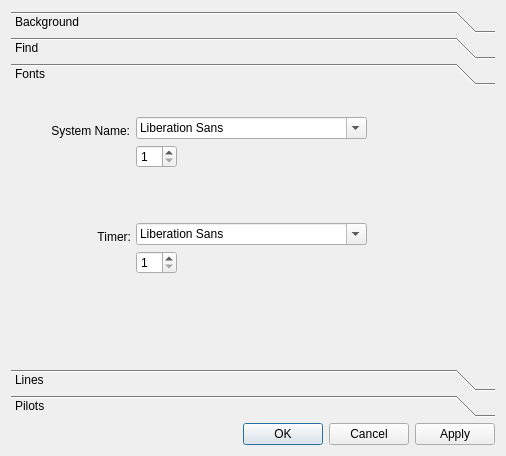
<?xml version="1.0" encoding="UTF-8"?>
<ui version="4.0">
 <class>ThemeCustomizationDialog</class>
 <widget class="QDialog" name="ThemeCustomizationDialog">
  <property name="geometry">
   <rect>
    <x>0</x>
    <y>0</y>
    <width>506</width>
    <height>456</height>
   </rect>
  </property>
  <property name="sizePolicy">
   <sizepolicy hsizetype="MinimumExpanding" vsizetype="Fixed">
    <horstretch>0</horstretch>
    <verstretch>0</verstretch>
   </sizepolicy>
  </property>
  <property name="windowTitle">
   <string>Customize Theme</string>
  </property>
  <property name="windowIcon">
   <iconset resource="resources.qrc">
    <normaloff>:/graphics/impicon.png</normaloff>:/graphics/impicon.png</iconset>
  </property>
  <layout class="QGridLayout" name="gridLayout">
   <item row="2" column="0">
    <widget class="QDialogButtonBox" name="buttonBox">
     <property name="orientation">
      <enum>Qt::Horizontal</enum>
     </property>
     <property name="standardButtons">
      <set>QDialogButtonBox::Apply|QDialogButtonBox::Cancel|QDialogButtonBox::Ok</set>
     </property>
    </widget>
   </item>
   <item row="0" column="0">
    <widget class="QToolBox" name="toolBox">
     <property name="currentIndex">
      <number>2</number>
     </property>
     <property name="tabSpacing">
      <number>4</number>
     </property>
     <widget class="QWidget" name="pageBackground">
      <property name="geometry">
       <rect>
        <x>0</x>
        <y>0</y>
        <width>488</width>
        <height>256</height>
       </rect>
      </property>
      <attribute name="label">
       <string>Background</string>
      </attribute>
      <layout class="QGridLayout" name="gridLayout_7">
       <item row="0" column="0">
        <widget class="QLabel" name="label_5">
         <property name="sizePolicy">
          <sizepolicy hsizetype="Expanding" vsizetype="Fixed">
           <horstretch>0</horstretch>
           <verstretch>0</verstretch>
          </sizepolicy>
         </property>
         <property name="text">
          <string>Color:</string>
         </property>
         <property name="alignment">
          <set>Qt::AlignRight|Qt::AlignTrailing|Qt::AlignVCenter</set>
         </property>
        </widget>
       </item>
       <item row="0" column="1">
        <layout class="QGridLayout" name="gridLayout_3">
         <item row="0" column="0">
          <widget class="QGraphicsView" name="imageBackColor">
           <property name="sizePolicy">
            <sizepolicy hsizetype="Fixed" vsizetype="Fixed">
             <horstretch>0</horstretch>
             <verstretch>0</verstretch>
            </sizepolicy>
           </property>
           <property name="maximumSize">
            <size>
             <width>32</width>
             <height>32</height>
            </size>
           </property>
           <property name="frameShadow">
            <enum>QFrame::Sunken</enum>
           </property>
           <property name="verticalScrollBarPolicy">
            <enum>Qt::ScrollBarAlwaysOff</enum>
           </property>
           <property name="horizontalScrollBarPolicy">
            <enum>Qt::ScrollBarAlwaysOff</enum>
           </property>
          </widget>
         </item>
         <item row="0" column="1">
          <widget class="QToolButton" name="buttonBackColor">
           <property name="text">
            <string>...</string>
           </property>
          </widget>
         </item>
        </layout>
       </item>
       <item row="1" column="0">
        <widget class="QLabel" name="label_14">
         <property name="sizePolicy">
          <sizepolicy hsizetype="Expanding" vsizetype="Fixed">
           <horstretch>0</horstretch>
           <verstretch>0</verstretch>
          </sizepolicy>
         </property>
         <property name="text">
          <string>Image:</string>
         </property>
         <property name="alignment">
          <set>Qt::AlignRight|Qt::AlignTrailing|Qt::AlignVCenter</set>
         </property>
        </widget>
       </item>
       <item row="1" column="1" colspan="2">
        <layout class="QGridLayout" name="gridLayout_6">
         <item row="0" column="2">
          <widget class="QToolButton" name="buttonBackImage">
           <property name="text">
            <string>...</string>
           </property>
          </widget>
         </item>
         <item row="0" column="1">
          <widget class="QLabel" name="labelBackFile">
           <property name="sizePolicy">
            <sizepolicy hsizetype="Preferred" vsizetype="Fixed">
             <horstretch>0</horstretch>
             <verstretch>0</verstretch>
            </sizepolicy>
           </property>
           <property name="text">
            <string>fileName</string>
           </property>
          </widget>
         </item>
        </layout>
       </item>
       <item row="2" column="0">
        <widget class="QLabel" name="label_25">
         <property name="sizePolicy">
          <sizepolicy hsizetype="Expanding" vsizetype="Preferred">
           <horstretch>0</horstretch>
           <verstretch>0</verstretch>
          </sizepolicy>
         </property>
         <property name="text">
          <string>Scale:</string>
         </property>
         <property name="alignment">
          <set>Qt::AlignRight|Qt::AlignTrailing|Qt::AlignVCenter</set>
         </property>
        </widget>
       </item>
       <item row="2" column="1">
        <widget class="QDoubleSpinBox" name="spinBackScale">
         <property name="sizePolicy">
          <sizepolicy hsizetype="Preferred" vsizetype="Fixed">
           <horstretch>0</horstretch>
           <verstretch>0</verstretch>
          </sizepolicy>
         </property>
         <property name="minimum">
          <double>0.010000000000000</double>
         </property>
         <property name="maximum">
          <double>100.000000000000000</double>
         </property>
         <property name="value">
          <double>1.000000000000000</double>
         </property>
        </widget>
       </item>
       <item row="3" column="0">
        <widget class="QLabel" name="label_7">
         <property name="sizePolicy">
          <sizepolicy hsizetype="Expanding" vsizetype="Preferred">
           <horstretch>0</horstretch>
           <verstretch>0</verstretch>
          </sizepolicy>
         </property>
         <property name="text">
          <string>Opacity:</string>
         </property>
         <property name="alignment">
          <set>Qt::AlignRight|Qt::AlignTrailing|Qt::AlignVCenter</set>
         </property>
        </widget>
       </item>
       <item row="3" column="1">
        <widget class="QDoubleSpinBox" name="spinBackOpacity">
         <property name="sizePolicy">
          <sizepolicy hsizetype="Preferred" vsizetype="Fixed">
           <horstretch>0</horstretch>
           <verstretch>0</verstretch>
          </sizepolicy>
         </property>
         <property name="minimum">
          <double>0.010000000000000</double>
         </property>
         <property name="maximum">
          <double>1.000000000000000</double>
         </property>
         <property name="singleStep">
          <double>0.010000000000000</double>
         </property>
         <property name="value">
          <double>1.000000000000000</double>
         </property>
        </widget>
       </item>
       <item row="4" column="0">
        <widget class="QLabel" name="label_24">
         <property name="sizePolicy">
          <sizepolicy hsizetype="Expanding" vsizetype="Fixed">
           <horstretch>0</horstretch>
           <verstretch>0</verstretch>
          </sizepolicy>
         </property>
         <property name="text">
          <string>X offset:</string>
         </property>
         <property name="alignment">
          <set>Qt::AlignRight|Qt::AlignTrailing|Qt::AlignVCenter</set>
         </property>
        </widget>
       </item>
       <item row="4" column="1">
        <widget class="QDoubleSpinBox" name="spinBackX">
         <property name="sizePolicy">
          <sizepolicy hsizetype="Preferred" vsizetype="Fixed">
           <horstretch>0</horstretch>
           <verstretch>0</verstretch>
          </sizepolicy>
         </property>
         <property name="minimum">
          <double>-10000.000000000000000</double>
         </property>
         <property name="maximum">
          <double>10000.000000000000000</double>
         </property>
        </widget>
       </item>
       <item row="4" column="2">
        <spacer name="horizontalSpacer_3">
         <property name="orientation">
          <enum>Qt::Horizontal</enum>
         </property>
         <property name="sizeType">
          <enum>QSizePolicy::Preferred</enum>
         </property>
         <property name="sizeHint" stdset="0">
          <size>
           <width>145</width>
           <height>20</height>
          </size>
         </property>
        </spacer>
       </item>
       <item row="5" column="0">
        <widget class="QLabel" name="label_23">
         <property name="sizePolicy">
          <sizepolicy hsizetype="Expanding" vsizetype="Fixed">
           <horstretch>0</horstretch>
           <verstretch>0</verstretch>
          </sizepolicy>
         </property>
         <property name="text">
          <string>Y offset:</string>
         </property>
         <property name="alignment">
          <set>Qt::AlignRight|Qt::AlignTrailing|Qt::AlignVCenter</set>
         </property>
        </widget>
       </item>
       <item row="5" column="1">
        <widget class="QDoubleSpinBox" name="spinBackY">
         <property name="sizePolicy">
          <sizepolicy hsizetype="Fixed" vsizetype="Fixed">
           <horstretch>0</horstretch>
           <verstretch>0</verstretch>
          </sizepolicy>
         </property>
         <property name="minimum">
          <double>-10000.000000000000000</double>
         </property>
         <property name="maximum">
          <double>10000.000000000000000</double>
         </property>
        </widget>
       </item>
       <item row="6" column="0">
        <widget class="QLabel" name="label_6">
         <property name="sizePolicy">
          <sizepolicy hsizetype="Expanding" vsizetype="Preferred">
           <horstretch>0</horstretch>
           <verstretch>0</verstretch>
          </sizepolicy>
         </property>
         <property name="text">
          <string>Z position:</string>
         </property>
         <property name="alignment">
          <set>Qt::AlignRight|Qt::AlignTrailing|Qt::AlignVCenter</set>
         </property>
        </widget>
       </item>
       <item row="6" column="1">
        <widget class="QDoubleSpinBox" name="spinBackZ">
         <property name="sizePolicy">
          <sizepolicy hsizetype="Fixed" vsizetype="Fixed">
           <horstretch>0</horstretch>
           <verstretch>0</verstretch>
          </sizepolicy>
         </property>
         <property name="minimum">
          <double>-100.000000000000000</double>
         </property>
         <property name="maximum">
          <double>100.000000000000000</double>
         </property>
         <property name="value">
          <double>-10.000000000000000</double>
         </property>
        </widget>
       </item>
       <item row="6" column="2">
        <spacer name="horizontalSpacer_2">
         <property name="orientation">
          <enum>Qt::Horizontal</enum>
         </property>
         <property name="sizeType">
          <enum>QSizePolicy::Preferred</enum>
         </property>
         <property name="sizeHint" stdset="0">
          <size>
           <width>145</width>
           <height>20</height>
          </size>
         </property>
        </spacer>
       </item>
      </layout>
     </widget>
     <widget class="QWidget" name="pageFind">
      <property name="geometry">
       <rect>
        <x>0</x>
        <y>0</y>
        <width>488</width>
        <height>256</height>
       </rect>
      </property>
      <attribute name="label">
       <string>Find</string>
      </attribute>
      <layout class="QGridLayout" name="gridLayout_10">
       <item row="0" column="0">
        <widget class="QLabel" name="label_15">
         <property name="sizePolicy">
          <sizepolicy hsizetype="Expanding" vsizetype="Fixed">
           <horstretch>0</horstretch>
           <verstretch>0</verstretch>
          </sizepolicy>
         </property>
         <property name="text">
          <string>Image:</string>
         </property>
         <property name="alignment">
          <set>Qt::AlignRight|Qt::AlignTrailing|Qt::AlignVCenter</set>
         </property>
        </widget>
       </item>
       <item row="0" column="1" colspan="2">
        <layout class="QGridLayout" name="gridLayout_9">
         <item row="0" column="2">
          <widget class="QToolButton" name="buttonFindImage">
           <property name="text">
            <string>...</string>
           </property>
          </widget>
         </item>
         <item row="0" column="1">
          <widget class="QLabel" name="labelFindFile">
           <property name="sizePolicy">
            <sizepolicy hsizetype="Preferred" vsizetype="Fixed">
             <horstretch>0</horstretch>
             <verstretch>0</verstretch>
            </sizepolicy>
           </property>
           <property name="text">
            <string>fileName</string>
           </property>
          </widget>
         </item>
        </layout>
       </item>
       <item row="1" column="0">
        <widget class="QLabel" name="label_27">
         <property name="sizePolicy">
          <sizepolicy hsizetype="Expanding" vsizetype="Preferred">
           <horstretch>0</horstretch>
           <verstretch>0</verstretch>
          </sizepolicy>
         </property>
         <property name="text">
          <string>Scale:</string>
         </property>
         <property name="alignment">
          <set>Qt::AlignRight|Qt::AlignTrailing|Qt::AlignVCenter</set>
         </property>
        </widget>
       </item>
       <item row="1" column="1">
        <widget class="QDoubleSpinBox" name="spinFindScale">
         <property name="sizePolicy">
          <sizepolicy hsizetype="Preferred" vsizetype="Fixed">
           <horstretch>0</horstretch>
           <verstretch>0</verstretch>
          </sizepolicy>
         </property>
         <property name="minimum">
          <double>0.010000000000000</double>
         </property>
         <property name="maximum">
          <double>100.000000000000000</double>
         </property>
         <property name="value">
          <double>1.000000000000000</double>
         </property>
        </widget>
       </item>
       <item row="2" column="0">
        <widget class="QLabel" name="label_8">
         <property name="sizePolicy">
          <sizepolicy hsizetype="Expanding" vsizetype="Preferred">
           <horstretch>0</horstretch>
           <verstretch>0</verstretch>
          </sizepolicy>
         </property>
         <property name="text">
          <string>Opacity:</string>
         </property>
         <property name="alignment">
          <set>Qt::AlignRight|Qt::AlignTrailing|Qt::AlignVCenter</set>
         </property>
        </widget>
       </item>
       <item row="2" column="1">
        <widget class="QDoubleSpinBox" name="spinFindOpacity">
         <property name="sizePolicy">
          <sizepolicy hsizetype="Preferred" vsizetype="Fixed">
           <horstretch>0</horstretch>
           <verstretch>0</verstretch>
          </sizepolicy>
         </property>
         <property name="minimum">
          <double>0.010000000000000</double>
         </property>
         <property name="maximum">
          <double>1.000000000000000</double>
         </property>
         <property name="singleStep">
          <double>0.010000000000000</double>
         </property>
         <property name="value">
          <double>1.000000000000000</double>
         </property>
        </widget>
       </item>
       <item row="3" column="0">
        <widget class="QLabel" name="label_26">
         <property name="sizePolicy">
          <sizepolicy hsizetype="Expanding" vsizetype="Fixed">
           <horstretch>0</horstretch>
           <verstretch>0</verstretch>
          </sizepolicy>
         </property>
         <property name="text">
          <string>X offset:</string>
         </property>
         <property name="alignment">
          <set>Qt::AlignRight|Qt::AlignTrailing|Qt::AlignVCenter</set>
         </property>
        </widget>
       </item>
       <item row="3" column="1">
        <widget class="QDoubleSpinBox" name="spinFindX">
         <property name="sizePolicy">
          <sizepolicy hsizetype="Preferred" vsizetype="Fixed">
           <horstretch>0</horstretch>
           <verstretch>0</verstretch>
          </sizepolicy>
         </property>
         <property name="minimum">
          <double>-10000.000000000000000</double>
         </property>
         <property name="maximum">
          <double>10000.000000000000000</double>
         </property>
        </widget>
       </item>
       <item row="3" column="2">
        <spacer name="horizontalSpacer_5">
         <property name="orientation">
          <enum>Qt::Horizontal</enum>
         </property>
         <property name="sizeType">
          <enum>QSizePolicy::Preferred</enum>
         </property>
         <property name="sizeHint" stdset="0">
          <size>
           <width>145</width>
           <height>20</height>
          </size>
         </property>
        </spacer>
       </item>
       <item row="4" column="0">
        <widget class="QLabel" name="label_28">
         <property name="sizePolicy">
          <sizepolicy hsizetype="Expanding" vsizetype="Fixed">
           <horstretch>0</horstretch>
           <verstretch>0</verstretch>
          </sizepolicy>
         </property>
         <property name="text">
          <string>Y offset:</string>
         </property>
         <property name="alignment">
          <set>Qt::AlignRight|Qt::AlignTrailing|Qt::AlignVCenter</set>
         </property>
        </widget>
       </item>
       <item row="4" column="1">
        <widget class="QDoubleSpinBox" name="spinFindY">
         <property name="sizePolicy">
          <sizepolicy hsizetype="Fixed" vsizetype="Fixed">
           <horstretch>0</horstretch>
           <verstretch>0</verstretch>
          </sizepolicy>
         </property>
         <property name="minimum">
          <double>-10000.000000000000000</double>
         </property>
         <property name="maximum">
          <double>10000.000000000000000</double>
         </property>
        </widget>
       </item>
       <item row="5" column="0">
        <widget class="QLabel" name="label_9">
         <property name="sizePolicy">
          <sizepolicy hsizetype="Expanding" vsizetype="Preferred">
           <horstretch>0</horstretch>
           <verstretch>0</verstretch>
          </sizepolicy>
         </property>
         <property name="text">
          <string>Z position:</string>
         </property>
         <property name="alignment">
          <set>Qt::AlignRight|Qt::AlignTrailing|Qt::AlignVCenter</set>
         </property>
        </widget>
       </item>
       <item row="5" column="1">
        <widget class="QDoubleSpinBox" name="spinFindZ">
         <property name="sizePolicy">
          <sizepolicy hsizetype="Fixed" vsizetype="Fixed">
           <horstretch>0</horstretch>
           <verstretch>0</verstretch>
          </sizepolicy>
         </property>
         <property name="minimum">
          <double>-100.000000000000000</double>
         </property>
         <property name="maximum">
          <double>100.000000000000000</double>
         </property>
         <property name="value">
          <double>-10.000000000000000</double>
         </property>
        </widget>
       </item>
       <item row="5" column="2">
        <spacer name="horizontalSpacer_4">
         <property name="orientation">
          <enum>Qt::Horizontal</enum>
         </property>
         <property name="sizeType">
          <enum>QSizePolicy::Preferred</enum>
         </property>
         <property name="sizeHint" stdset="0">
          <size>
           <width>145</width>
           <height>20</height>
          </size>
         </property>
        </spacer>
       </item>
      </layout>
     </widget>
     <widget class="QWidget" name="pageFonts">
      <property name="geometry">
       <rect>
        <x>0</x>
        <y>0</y>
        <width>488</width>
        <height>256</height>
       </rect>
      </property>
      <attribute name="label">
       <string>Fonts</string>
      </attribute>
      <widget class="QLabel" name="label_22">
       <property name="geometry">
        <rect>
         <x>9</x>
         <y>139</y>
         <width>111</width>
         <height>18</height>
        </rect>
       </property>
       <property name="sizePolicy">
        <sizepolicy hsizetype="Expanding" vsizetype="Fixed">
         <horstretch>1</horstretch>
         <verstretch>0</verstretch>
        </sizepolicy>
       </property>
       <property name="text">
        <string>Timer:</string>
       </property>
       <property name="alignment">
        <set>Qt::AlignRight|Qt::AlignTrailing|Qt::AlignVCenter</set>
       </property>
      </widget>
      <widget class="QLabel" name="label_21">
       <property name="geometry">
        <rect>
         <x>9</x>
         <y>33</y>
         <width>110</width>
         <height>18</height>
        </rect>
       </property>
       <property name="sizePolicy">
        <sizepolicy hsizetype="Expanding" vsizetype="Fixed">
         <horstretch>1</horstretch>
         <verstretch>0</verstretch>
        </sizepolicy>
       </property>
       <property name="text">
        <string>System Name:</string>
       </property>
       <property name="alignment">
        <set>Qt::AlignRight|Qt::AlignTrailing|Qt::AlignVCenter</set>
       </property>
      </widget>
      <widget class="QWidget" name="layoutWidget">
       <property name="geometry">
        <rect>
         <x>125</x>
         <y>134</y>
         <width>351</width>
         <height>64</height>
        </rect>
       </property>
       <layout class="QFormLayout" name="formLayout">
        <item row="0" column="0">
         <widget class="QFontComboBox" name="timerFont">
          <property name="sizePolicy">
           <sizepolicy hsizetype="Expanding" vsizetype="Fixed">
            <horstretch>4</horstretch>
            <verstretch>0</verstretch>
           </sizepolicy>
          </property>
         </widget>
        </item>
        <item row="1" column="0">
         <widget class="QSpinBox" name="timerFontSize">
          <property name="sizePolicy">
           <sizepolicy hsizetype="Fixed" vsizetype="Fixed">
            <horstretch>0</horstretch>
            <verstretch>0</verstretch>
           </sizepolicy>
          </property>
          <property name="minimum">
           <number>1</number>
          </property>
         </widget>
        </item>
       </layout>
      </widget>
      <widget class="QWidget" name="layoutWidget2">
       <property name="geometry">
        <rect>
         <x>125</x>
         <y>28</y>
         <width>351</width>
         <height>64</height>
        </rect>
       </property>
       <layout class="QFormLayout" name="formLayout_2">
        <item row="0" column="0">
         <widget class="QFontComboBox" name="systemFont">
          <property name="sizePolicy">
           <sizepolicy hsizetype="Expanding" vsizetype="Fixed">
            <horstretch>4</horstretch>
            <verstretch>0</verstretch>
           </sizepolicy>
          </property>
         </widget>
        </item>
        <item row="1" column="0">
         <widget class="QSpinBox" name="systemFontSize">
          <property name="sizePolicy">
           <sizepolicy hsizetype="Fixed" vsizetype="Fixed">
            <horstretch>0</horstretch>
            <verstretch>0</verstretch>
           </sizepolicy>
          </property>
          <property name="minimum">
           <number>1</number>
          </property>
         </widget>
        </item>
       </layout>
      </widget>
     </widget>
     <widget class="QWidget" name="pageLines">
      <property name="geometry">
       <rect>
        <x>0</x>
        <y>0</y>
        <width>488</width>
        <height>256</height>
       </rect>
      </property>
      <attribute name="label">
       <string>Lines</string>
      </attribute>
      <layout class="QGridLayout" name="gridLayout_8">
       <item row="0" column="0">
        <widget class="QLabel" name="label">
         <property name="sizePolicy">
          <sizepolicy hsizetype="Expanding" vsizetype="Fixed">
           <horstretch>0</horstretch>
           <verstretch>0</verstretch>
          </sizepolicy>
         </property>
         <property name="text">
          <string>Color:</string>
         </property>
         <property name="alignment">
          <set>Qt::AlignRight|Qt::AlignTrailing|Qt::AlignVCenter</set>
         </property>
        </widget>
       </item>
       <item row="0" column="1">
        <layout class="QGridLayout" name="gridLayout_2">
         <item row="0" column="0">
          <widget class="QGraphicsView" name="imageLineColor">
           <property name="sizePolicy">
            <sizepolicy hsizetype="Fixed" vsizetype="Fixed">
             <horstretch>0</horstretch>
             <verstretch>0</verstretch>
            </sizepolicy>
           </property>
           <property name="maximumSize">
            <size>
             <width>32</width>
             <height>32</height>
            </size>
           </property>
           <property name="frameShadow">
            <enum>QFrame::Sunken</enum>
           </property>
           <property name="verticalScrollBarPolicy">
            <enum>Qt::ScrollBarAlwaysOff</enum>
           </property>
           <property name="horizontalScrollBarPolicy">
            <enum>Qt::ScrollBarAlwaysOff</enum>
           </property>
          </widget>
         </item>
         <item row="0" column="1">
          <widget class="QToolButton" name="buttonLineColor">
           <property name="text">
            <string>...</string>
           </property>
          </widget>
         </item>
        </layout>
       </item>
       <item row="0" column="2">
        <spacer name="horizontalSpacer">
         <property name="orientation">
          <enum>Qt::Horizontal</enum>
         </property>
         <property name="sizeHint" stdset="0">
          <size>
           <width>40</width>
           <height>20</height>
          </size>
         </property>
        </spacer>
       </item>
       <item row="1" column="0">
        <widget class="QLabel" name="label_2">
         <property name="sizePolicy">
          <sizepolicy hsizetype="Expanding" vsizetype="Fixed">
           <horstretch>0</horstretch>
           <verstretch>0</verstretch>
          </sizepolicy>
         </property>
         <property name="text">
          <string>Width:</string>
         </property>
         <property name="alignment">
          <set>Qt::AlignRight|Qt::AlignTrailing|Qt::AlignVCenter</set>
         </property>
        </widget>
       </item>
       <item row="1" column="1">
        <widget class="QSpinBox" name="spinLineWidth">
         <property name="sizePolicy">
          <sizepolicy hsizetype="Preferred" vsizetype="Fixed">
           <horstretch>0</horstretch>
           <verstretch>0</verstretch>
          </sizepolicy>
         </property>
         <property name="minimum">
          <number>0</number>
         </property>
         <property name="maximum">
          <number>100</number>
         </property>
         <property name="value">
          <number>1</number>
         </property>
        </widget>
       </item>
       <item row="2" column="0">
        <widget class="QLabel" name="label_3">
         <property name="sizePolicy">
          <sizepolicy hsizetype="Expanding" vsizetype="Fixed">
           <horstretch>0</horstretch>
           <verstretch>0</verstretch>
          </sizepolicy>
         </property>
         <property name="text">
          <string>Opacity:</string>
         </property>
         <property name="alignment">
          <set>Qt::AlignRight|Qt::AlignTrailing|Qt::AlignVCenter</set>
         </property>
        </widget>
       </item>
       <item row="2" column="1">
        <widget class="QDoubleSpinBox" name="spinLineOpacity">
         <property name="sizePolicy">
          <sizepolicy hsizetype="Preferred" vsizetype="Fixed">
           <horstretch>0</horstretch>
           <verstretch>0</verstretch>
          </sizepolicy>
         </property>
         <property name="minimum">
          <double>0.010000000000000</double>
         </property>
         <property name="maximum">
          <double>1.000000000000000</double>
         </property>
         <property name="singleStep">
          <double>0.010000000000000</double>
         </property>
         <property name="value">
          <double>1.000000000000000</double>
         </property>
        </widget>
       </item>
       <item row="3" column="0">
        <widget class="QLabel" name="label_4">
         <property name="sizePolicy">
          <sizepolicy hsizetype="Expanding" vsizetype="Fixed">
           <horstretch>0</horstretch>
           <verstretch>0</verstretch>
          </sizepolicy>
         </property>
         <property name="text">
          <string>Z position:</string>
         </property>
         <property name="alignment">
          <set>Qt::AlignRight|Qt::AlignTrailing|Qt::AlignVCenter</set>
         </property>
        </widget>
       </item>
       <item row="3" column="1">
        <widget class="QDoubleSpinBox" name="spinLineZ">
         <property name="sizePolicy">
          <sizepolicy hsizetype="Preferred" vsizetype="Fixed">
           <horstretch>0</horstretch>
           <verstretch>0</verstretch>
          </sizepolicy>
         </property>
         <property name="minimum">
          <double>-100.000000000000000</double>
         </property>
         <property name="maximum">
          <double>100.000000000000000</double>
         </property>
        </widget>
       </item>
      </layout>
     </widget>
     <widget class="QWidget" name="pagePilots">
      <property name="geometry">
       <rect>
        <x>0</x>
        <y>0</y>
        <width>488</width>
        <height>256</height>
       </rect>
      </property>
      <attribute name="label">
       <string>Pilots</string>
      </attribute>
      <layout class="QGridLayout" name="gridLayout_4">
       <item row="0" column="0">
        <widget class="QLabel" name="label_16">
         <property name="sizePolicy">
          <sizepolicy hsizetype="Expanding" vsizetype="Fixed">
           <horstretch>0</horstretch>
           <verstretch>0</verstretch>
          </sizepolicy>
         </property>
         <property name="text">
          <string>Image:</string>
         </property>
         <property name="alignment">
          <set>Qt::AlignRight|Qt::AlignTrailing|Qt::AlignVCenter</set>
         </property>
        </widget>
       </item>
       <item row="0" column="1" colspan="2">
        <layout class="QGridLayout" name="gridLayout_14">
         <item row="0" column="2">
          <widget class="QToolButton" name="buttonPilotImage">
           <property name="text">
            <string>...</string>
           </property>
          </widget>
         </item>
         <item row="0" column="1">
          <widget class="QLabel" name="labelPilotFile">
           <property name="sizePolicy">
            <sizepolicy hsizetype="Preferred" vsizetype="Fixed">
             <horstretch>0</horstretch>
             <verstretch>0</verstretch>
            </sizepolicy>
           </property>
           <property name="text">
            <string>fileName</string>
           </property>
          </widget>
         </item>
        </layout>
       </item>
       <item row="1" column="0">
        <widget class="QLabel" name="label_30">
         <property name="sizePolicy">
          <sizepolicy hsizetype="Expanding" vsizetype="Preferred">
           <horstretch>0</horstretch>
           <verstretch>0</verstretch>
          </sizepolicy>
         </property>
         <property name="text">
          <string>Scale:</string>
         </property>
         <property name="alignment">
          <set>Qt::AlignRight|Qt::AlignTrailing|Qt::AlignVCenter</set>
         </property>
        </widget>
       </item>
       <item row="1" column="1">
        <widget class="QDoubleSpinBox" name="spinPilotScale">
         <property name="sizePolicy">
          <sizepolicy hsizetype="Preferred" vsizetype="Fixed">
           <horstretch>0</horstretch>
           <verstretch>0</verstretch>
          </sizepolicy>
         </property>
         <property name="minimum">
          <double>0.010000000000000</double>
         </property>
         <property name="maximum">
          <double>100.000000000000000</double>
         </property>
         <property name="value">
          <double>1.000000000000000</double>
         </property>
        </widget>
       </item>
       <item row="2" column="0">
        <widget class="QLabel" name="label_11">
         <property name="sizePolicy">
          <sizepolicy hsizetype="Expanding" vsizetype="Preferred">
           <horstretch>0</horstretch>
           <verstretch>0</verstretch>
          </sizepolicy>
         </property>
         <property name="text">
          <string>Opacity:</string>
         </property>
         <property name="alignment">
          <set>Qt::AlignRight|Qt::AlignTrailing|Qt::AlignVCenter</set>
         </property>
        </widget>
       </item>
       <item row="2" column="1">
        <widget class="QDoubleSpinBox" name="spinPilotOpacity">
         <property name="sizePolicy">
          <sizepolicy hsizetype="Preferred" vsizetype="Fixed">
           <horstretch>0</horstretch>
           <verstretch>0</verstretch>
          </sizepolicy>
         </property>
         <property name="minimum">
          <double>0.010000000000000</double>
         </property>
         <property name="maximum">
          <double>1.000000000000000</double>
         </property>
         <property name="singleStep">
          <double>0.010000000000000</double>
         </property>
         <property name="value">
          <double>1.000000000000000</double>
         </property>
        </widget>
       </item>
       <item row="3" column="0">
        <widget class="QLabel" name="label_31">
         <property name="sizePolicy">
          <sizepolicy hsizetype="Expanding" vsizetype="Fixed">
           <horstretch>0</horstretch>
           <verstretch>0</verstretch>
          </sizepolicy>
         </property>
         <property name="text">
          <string>X offset:</string>
         </property>
         <property name="alignment">
          <set>Qt::AlignRight|Qt::AlignTrailing|Qt::AlignVCenter</set>
         </property>
        </widget>
       </item>
       <item row="3" column="1">
        <widget class="QDoubleSpinBox" name="spinPilotX">
         <property name="sizePolicy">
          <sizepolicy hsizetype="Preferred" vsizetype="Fixed">
           <horstretch>0</horstretch>
           <verstretch>0</verstretch>
          </sizepolicy>
         </property>
         <property name="minimum">
          <double>-10000.000000000000000</double>
         </property>
         <property name="maximum">
          <double>10000.000000000000000</double>
         </property>
        </widget>
       </item>
       <item row="3" column="2">
        <spacer name="horizontalSpacer_6">
         <property name="orientation">
          <enum>Qt::Horizontal</enum>
         </property>
         <property name="sizeType">
          <enum>QSizePolicy::Preferred</enum>
         </property>
         <property name="sizeHint" stdset="0">
          <size>
           <width>142</width>
           <height>20</height>
          </size>
         </property>
        </spacer>
       </item>
       <item row="4" column="0">
        <widget class="QLabel" name="label_29">
         <property name="sizePolicy">
          <sizepolicy hsizetype="Expanding" vsizetype="Fixed">
           <horstretch>0</horstretch>
           <verstretch>0</verstretch>
          </sizepolicy>
         </property>
         <property name="text">
          <string>Y offset:</string>
         </property>
         <property name="alignment">
          <set>Qt::AlignRight|Qt::AlignTrailing|Qt::AlignVCenter</set>
         </property>
        </widget>
       </item>
       <item row="4" column="1">
        <widget class="QDoubleSpinBox" name="spinPilotY">
         <property name="sizePolicy">
          <sizepolicy hsizetype="Fixed" vsizetype="Fixed">
           <horstretch>0</horstretch>
           <verstretch>0</verstretch>
          </sizepolicy>
         </property>
         <property name="minimum">
          <double>-10000.000000000000000</double>
         </property>
         <property name="maximum">
          <double>10000.000000000000000</double>
         </property>
        </widget>
       </item>
       <item row="5" column="0">
        <widget class="QLabel" name="label_10">
         <property name="sizePolicy">
          <sizepolicy hsizetype="Expanding" vsizetype="Preferred">
           <horstretch>0</horstretch>
           <verstretch>0</verstretch>
          </sizepolicy>
         </property>
         <property name="text">
          <string>Z position:</string>
         </property>
         <property name="alignment">
          <set>Qt::AlignRight|Qt::AlignTrailing|Qt::AlignVCenter</set>
         </property>
        </widget>
       </item>
       <item row="5" column="1">
        <widget class="QDoubleSpinBox" name="spinPilotZ">
         <property name="sizePolicy">
          <sizepolicy hsizetype="Fixed" vsizetype="Fixed">
           <horstretch>0</horstretch>
           <verstretch>0</verstretch>
          </sizepolicy>
         </property>
         <property name="minimum">
          <double>-100.000000000000000</double>
         </property>
         <property name="maximum">
          <double>100.000000000000000</double>
         </property>
         <property name="value">
          <double>-10.000000000000000</double>
         </property>
        </widget>
       </item>
       <item row="5" column="2">
        <spacer name="horizontalSpacer_7">
         <property name="orientation">
          <enum>Qt::Horizontal</enum>
         </property>
         <property name="sizeType">
          <enum>QSizePolicy::Preferred</enum>
         </property>
         <property name="sizeHint" stdset="0">
          <size>
           <width>142</width>
           <height>20</height>
          </size>
         </property>
        </spacer>
       </item>
      </layout>
     </widget>
    </widget>
   </item>
  </layout>
 </widget>
 <resources>
  <include location="resources.qrc"/>
 </resources>
 <connections>
  <connection>
   <sender>buttonBox</sender>
   <signal>accepted()</signal>
   <receiver>ThemeCustomizationDialog</receiver>
   <slot>accept()</slot>
   <hints>
    <hint type="sourcelabel">
     <x>248</x>
     <y>254</y>
    </hint>
    <hint type="destinationlabel">
     <x>157</x>
     <y>274</y>
    </hint>
   </hints>
  </connection>
  <connection>
   <sender>buttonBox</sender>
   <signal>rejected()</signal>
   <receiver>ThemeCustomizationDialog</receiver>
   <slot>reject()</slot>
   <hints>
    <hint type="sourcelabel">
     <x>316</x>
     <y>260</y>
    </hint>
    <hint type="destinationlabel">
     <x>286</x>
     <y>274</y>
    </hint>
   </hints>
  </connection>
 </connections>
</ui>
